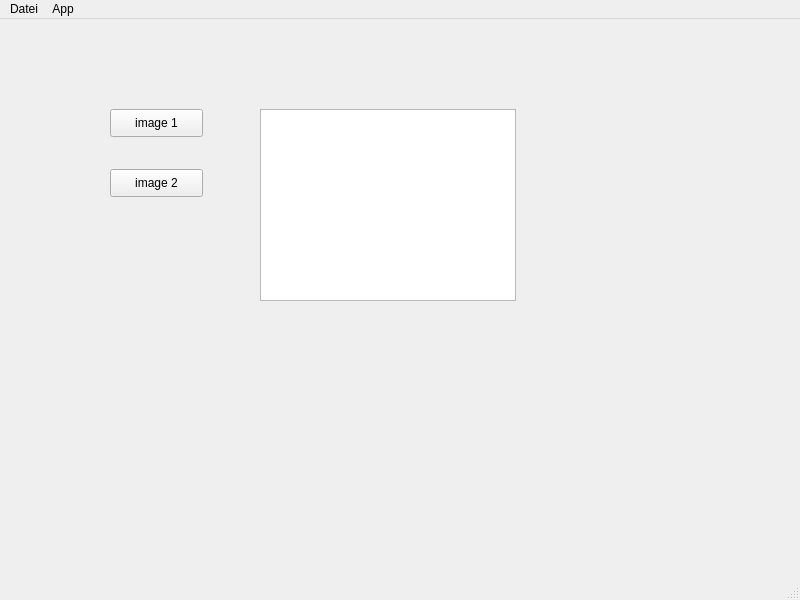
<?xml version="1.0" encoding="UTF-8"?>
<ui version="4.0">
 <class>MainWindow</class>
 <widget class="QMainWindow" name="MainWindow">
  <property name="geometry">
   <rect>
    <x>0</x>
    <y>0</y>
    <width>800</width>
    <height>600</height>
   </rect>
  </property>
  <property name="windowTitle">
   <string>MainWindow</string>
  </property>
  <widget class="QWidget" name="centralwidget">
   <widget class="QPushButton" name="pushButton">
    <property name="geometry">
     <rect>
      <x>110</x>
      <y>90</y>
      <width>93</width>
      <height>28</height>
     </rect>
    </property>
    <property name="text">
     <string>image 1</string>
    </property>
   </widget>
   <widget class="QPushButton" name="pushButton_2">
    <property name="geometry">
     <rect>
      <x>110</x>
      <y>150</y>
      <width>93</width>
      <height>28</height>
     </rect>
    </property>
    <property name="text">
     <string>image 2</string>
    </property>
   </widget>
   <widget class="QGraphicsView" name="image">
    <property name="geometry">
     <rect>
      <x>260</x>
      <y>90</y>
      <width>256</width>
      <height>192</height>
     </rect>
    </property>
   </widget>
  </widget>
  <widget class="QMenuBar" name="menubar">
   <property name="geometry">
    <rect>
     <x>0</x>
     <y>0</y>
     <width>800</width>
     <height>26</height>
    </rect>
   </property>
   <widget class="QMenu" name="menuTest">
    <property name="title">
     <string>Datei</string>
    </property>
    <addaction name="actionrun"/>
   </widget>
   <widget class="QMenu" name="menuApp">
    <property name="title">
     <string>App</string>
    </property>
    <addaction name="actionPlay"/>
    <addaction name="actionStop"/>
   </widget>
   <addaction name="menuTest"/>
   <addaction name="menuApp"/>
  </widget>
  <widget class="QStatusBar" name="statusbar"/>
  <action name="actionrun">
   <property name="text">
    <string>run</string>
   </property>
  </action>
  <action name="actionPlay">
   <property name="text">
    <string>Play</string>
   </property>
  </action>
  <action name="actionStop">
   <property name="text">
    <string>Stop</string>
   </property>
  </action>
 </widget>
 <resources/>
 <connections/>
</ui>
